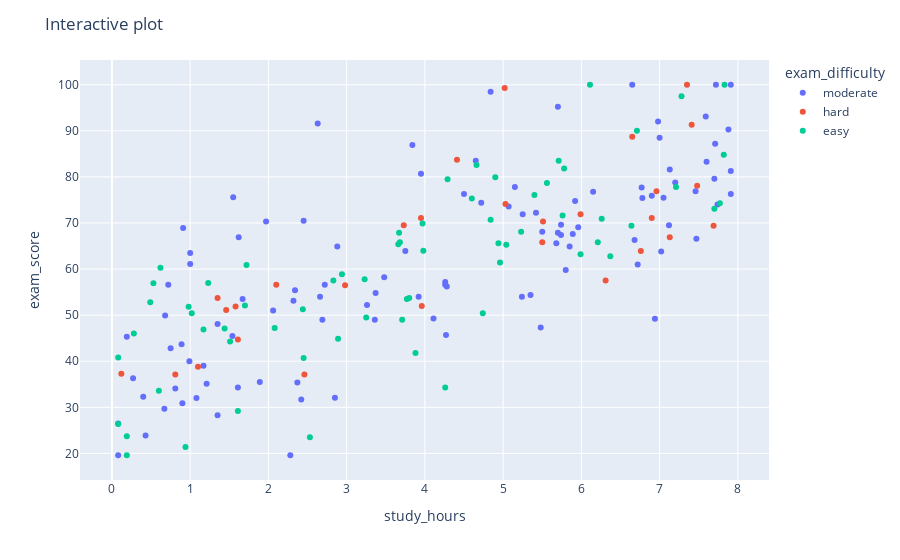

Here is the notebook cell this chart was saved with:
### Code cell
import plotly.express as px

fig = px.scatter(raw[1:200], x="study_hours", y="exam_score", color="exam_difficulty")
fig.update_layout(title="Interactive plot")
fig.show()
